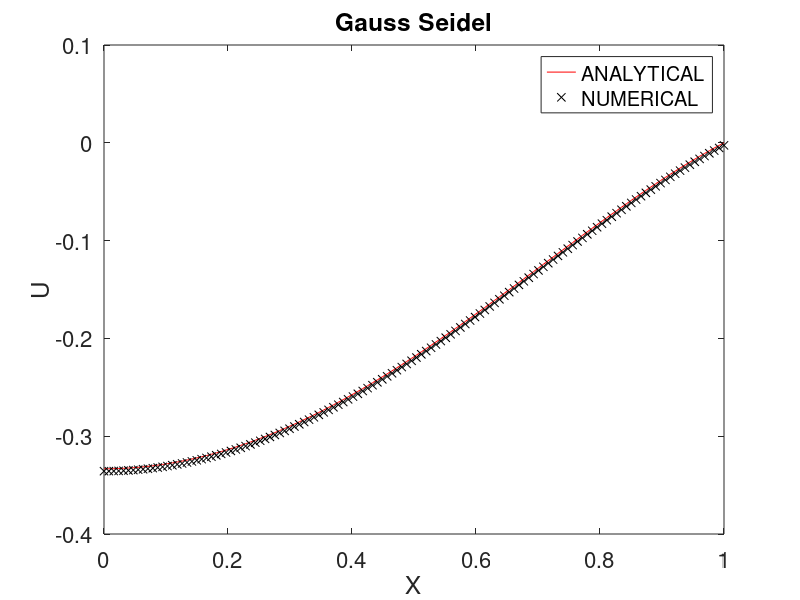
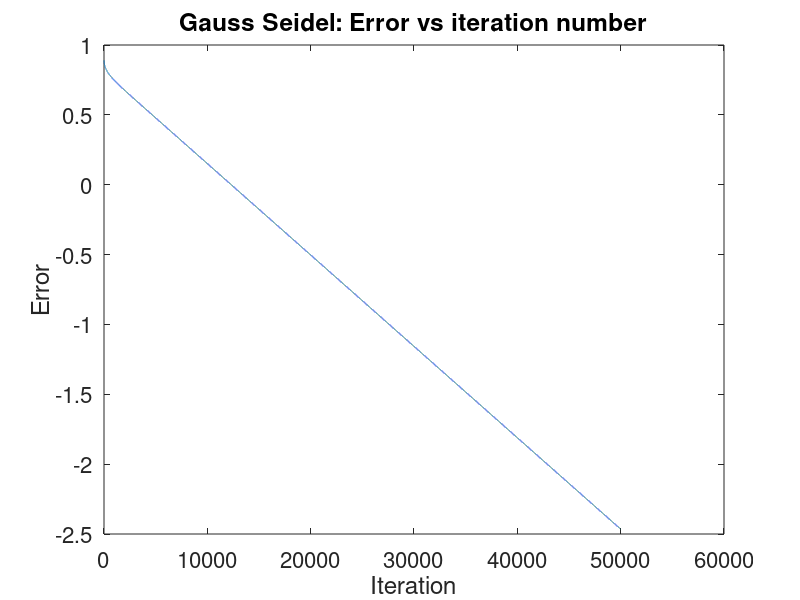

These charts were generated, in order, by the following MATLAB code:
clear all
clc
clf

%FORM:  uxx = -f = g

%DEFINE GRID SIZE 
a =0; %first grid point 
b = 1; %last grid point 
jmax = 128; %max number of cells
dx = (b-a)/(jmax-1); %spacing 


%DEFINE BASIC PARAMETERS 
tol = 1e-20; %error
x = linspace(a,b,jmax); %mesh space 
unew = zeros(1,jmax); %solution 
%right hand side vector 
g = 1-2.*(x'.^2);

%initial conditions
u = 0*(x');
u(1) = 0; 
u(jmax) = 0; 

uold = u;

%ANALYTICAL SOLN 

u_analytical = ((x.^2)/2)-((x.^4)/6)-(1/3);

A = full(gallery('tridiag',jmax,1,-2,1));


A(1,1) = -2; 
A(1,2) = 2;

A = (1./dx^2)*A;

% 
rhs = (dx^2).*(g);
% 
ureal = (A\(rhs));
ureal = ureal.';

%getting diagonal vectors

D = ones(jmax,1)*-2;
Lt = tril(A);
% 
B = Lt;
Binv = inv(B); 
% 
R = eye(jmax)-Binv*A;


u_gs = zeros(jmax,1);
c = Binv*(g);
res = g - (A*u_gs);
err_v = norm(res);
for k = 1:50000
  
  u_gs = (R*u_gs)+c;
  res = g-(A*u_gs);
  err_v = [err_v, norm(res)];
  if (norm(res)<tol)
     break
  end
  
end

% disp(norm(res));


%% PLOTTING 

figure(1) 
plot(x,u_analytical,'-r')
hold on
plot(x,u_gs,'xk')
title('Gauss Seidel','FontSize',24)
xlabel('X','FontSize',24)
ylabel('U','FontSize',24)
xt = get(gca, 'XTick');
set(gca, 'FontSize', 16)
legend('ANALYTICAL','NUMERICAL')


figure(2)
plot(log10(err_v));
title('Gauss Seidel: Error vs iteration number','FontSize',24);
xlabel('Iteration','FontSize',24)
ylabel('Error','FontSize',24)
xt = get(gca, 'XTick');
set(gca, 'FontSize', 16)

























